Frame 1 (no input): blank canvas, image omitted
Frame 60 (the mouse pressed at the canvas centre just before this capture): blank canvas, image omitted
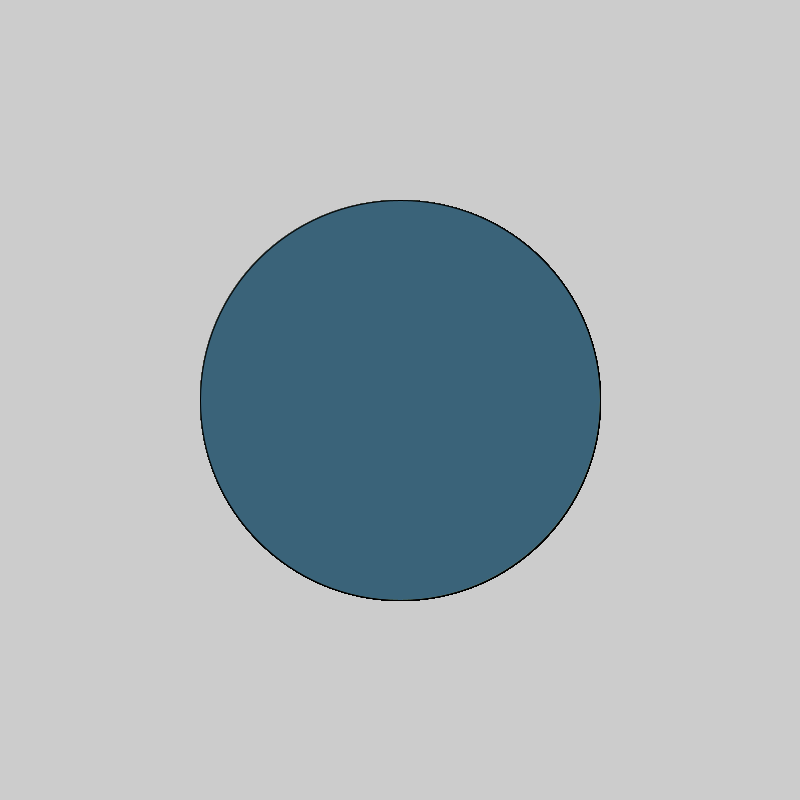
Frame 120 (the mouse held since frame 60 and released just before this capture)

The Processing sketch whose frames 1 and 60 were blank and that drew this single picture after the mouse press (run headless with seeded random() and noise(); from frame 60 on, the mouse is pressed at the canvas centre):

// Processing sketch: Cool
// ── Cool.pde
void setup() {
  size(800, 800);
}

void draw() {
  
   fill(16,35,114);

  if(mousePressed);{
    fill (random(255),random(255),random(255));
  }    

   ellipse(mouseX,mouseY,mouseY,mouseX);

}
// Copyright Cool guy angus
